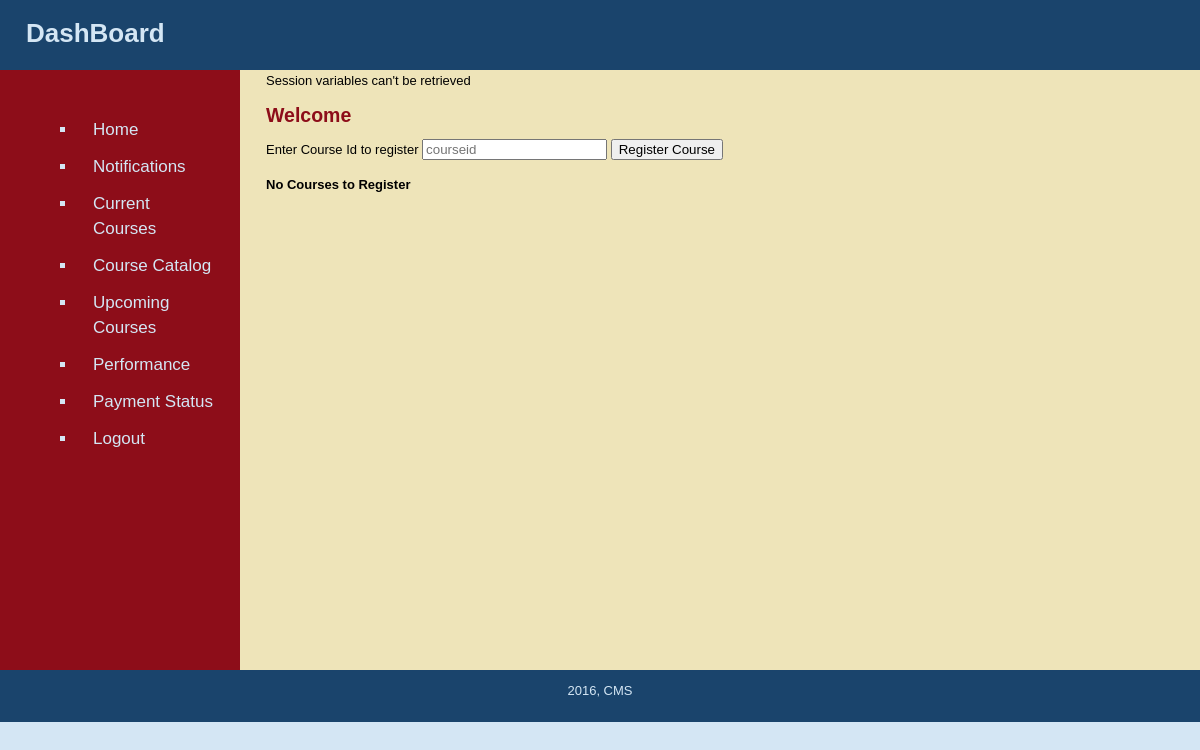
The page /student_dashboard.php?course_catalog on the database as committed earlier.
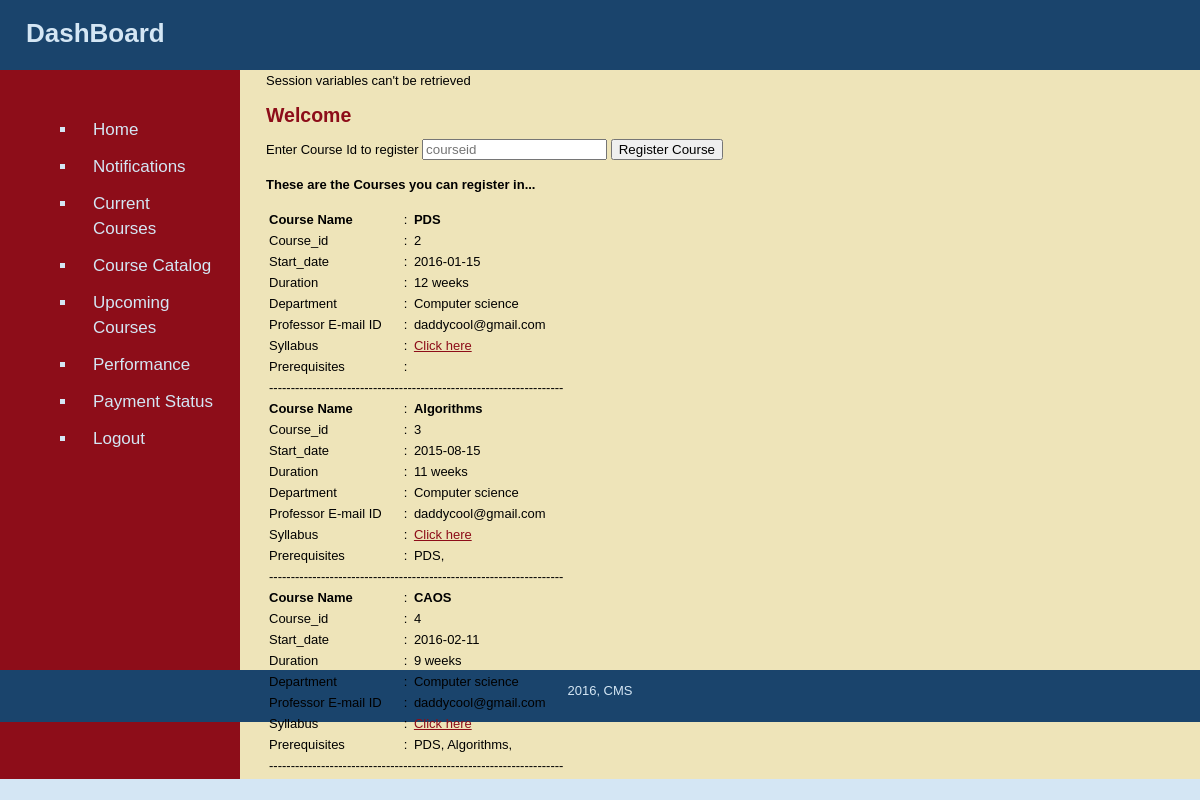
The same page on the database as committed later.
### tables this page shows
CREATE TABLE IF NOT EXISTS `course` (
`Course_id` int(11) NOT NULL,
  `Course_name` varchar(255) DEFAULT NULL,
  `Start_date` date DEFAULT NULL,
  `Duration` varchar(30) DEFAULT NULL,
  `Department` varchar(255) DEFAULT NULL,
  `End_date` date NOT NULL,
  `File` varchar(255) NOT NULL
);

CREATE TABLE IF NOT EXISTS `professor` (
`Professor_id` int(11) NOT NULL,
  `Firstname` varchar(255) DEFAULT NULL,
  `Lastname` varchar(255) DEFAULT NULL,
  `email_id` varchar(255) DEFAULT NULL,
  `username` varchar(20) DEFAULT NULL,
  `password` varchar(20) DEFAULT NULL,
  `DOB` date DEFAULT NULL,
  `Institute` varchar(255) DEFAULT NULL
);

### student_dashboard.php (the view, shortened to what this page needs)
<?php require_once("includes/connection.php"); ?>
<?php include("includes/student_dashboard_up.php"); ?>
		<td id="page">
			<?php
				if(isset($_SESSION['User_id']))
				{
					$user_id = mysql_escape_string($_SESSION["User_id"]);
					$user_type = mysql_escape_string($_SESSION["User_type"]);
				}
				else
				{
					echo "Session variables can't be retrieved";
				}
				$sql = "SELECT * FROM student where Student_id = '$user_id' ";
				$result = mysql_query($sql,$conn);
				$row = mysql_fetch_array($result, MYSQL_ASSOC);
				echo "<h2> Welcome ".$row['Firstname']."</h2>";
			?>
			<?php
				if(isset($_GET['notify']))
				{
					$student_id = mysql_escape_string($_SESSION['User_id']);
					$sql = "SELECT * FROM course WHERE Course_id IN (SELECT Course_id FROM enrolled_in WHERE Student_id='$student_id') ";
					$retval = mysql_query( $sql, $conn );
					if(! $retval )
					{
						die('Could not get data: ' . mysql_error());
					}
					while($row = mysql_fetch_array($retval, MYSQL_ASSOC))
					{
						echo "<b> Course_id : {$row['Course_id']} ".
						"Course Name :{$row['Course_name']} ".
						"Department : {$row['Department']}  </b> <br>";
						$nestedsql = "SELECT Message,Date FROM notification WHERE Course_id = {$row['Course_id']} ORDER BY Date";
						$nestedretval = mysql_query( $nestedsql, $conn );
						if(! $nestedretval )
						{
							die('Could not get data: ' . mysql_error());
						}
						while($nestedrow = mysql_fetch_array($nestedretval, MYSQL_ASSOC))
						{
							echo "</br> ";
							echo "{$nestedrow['Date']}" . "...............". "<i> {$nestedrow['Message']} </i> <br>";
						}
						echo "</br> <br>";
					}
				}
				elseif(isset($_GET['current_courses']))
				{
					$student_id = mysql_escape_string($_SESSION['User_id']);
					$sql = "SELECT * FROM course WHERE Course_id IN (SELECT Course_id FROM enrolled_in WHERE Student_id='$student_id') ";
			        $retval = mysql_query( $sql, $conn );
			       	$num_count = mysql_num_rows($retval);
			        if($num_count<1)
			        {
			        	echo "<h4>No Courses to Register</h4>";
			        }
				    else
			        {
			        	echo "<h4> You are presently enrolled in the following courses....</h4>";
			        }
			        ?>
			        <table >
			        <?php
			        while($row = mysql_fetch_array($retval, MYSQL_ASSOC))
			        {
			            echo "<tr><td><strong> Course Name </strong></td><td align='center'>:</td> <td> <strong>{$row['Course_name']} </strong></td></tr>".
			            "<tr><td>Course_id </td><td align='center'>:</td> <td>{$row['Course_id']} </td></tr>".
			            "<tr><td>Start_date </td><td align='center'>:</td> <td>{$row['Start_date']} </td></tr>".
			            "<tr><td>Duration </td><td align='center'>:</td> <td>{$row['Duration']} </td></tr>".
			            "<tr><td>Department </td><td align='center'>:</td> <td>{$row['Department']} </td></tr>";
			            ?>
			            <tr>
			            <td width="100" >
			            <?php
			            echo "<a href='view_syllabus.php?"."courseid=".$row['Course_id']."'"."> Syllabus </a></br>";
			            ?>
			            </td>
			            <td width="120">
			            <?php
			            echo "<a href='view_lecture.php?"."courseid=".$row['Course_id']."'"."> Lectures </a>";
			            ?>
			            </td>
			            <td width="120">
			            <?php
			            echo "<a href='view_assignment.php?"."courseid=".$row['Course_id']."'"."> Assignments </a>";
			            ?>
			            </td>
			            <td width="150">
			            <?php
			            $c_id = $row['Course_id'];
			            $newsql = "SELECT email_id FROM professor WHERE Professor_id IN (SELECT Professor_id FROM teaches WHERE Course_id='$c_id')";
			            $newret = mysql_query( $newsql, $conn );
			            $row1 = mysql_fetch_array($newret, MYSQL_ASSOC);
			            $prof_mail = $row1['email_id'];
			            echo "<a href='mailto:".$prof_mail."'"."> Contact Faculty </a>";
			            ?>
			            </td>
			            </tr>
			            <?php
			            echo "<tr><td colspan='4'>----------------------------------------------------------------------------------------------------</td></tr>";
			        }
			        ?>
			        </table>
			        <?php
				}
				elseif (isset($_GET['course_catalog']))
				{
					?>
					<form action="" method="post">
				        <div class="form-group">
				        <label for="examplecourse">Enter Course Id to register</label>
				        <input type="number" name="courseid" class="form-control" id="examplecourse" placeholder="courseid" required>
						<button type="submit" class="btn btn-info" name="register">Register Course</button>
						</div>
					</form>
					<?php
						$student_id = mysql_escape_string($_SESSION['User_id']);
				        $sql = "SELECT * FROM course WHERE Course_id NOT IN (SELECT Course_id FROM enrolled_in WHERE Student_id='$student_id') and Start_date<CURDATE() ";
				        $retval = mysql_query( $sql, $conn );
				        $num_count = mysql_num_rows($retval);
				        if($num_count<1)
				        {
				        	echo "<h4>No Courses to Register</h4>";
				        }
				        else
				        {
				        	echo "<h4>These are the Courses you can register in...</h4>";
				        }
					?>
			        <table >
			        <?php
				        while($row = mysql_fetch_array($retval, MYSQL_ASSOC))
				        {
					        $c_id = $row['Course_id'];
				            $newsql = "SELECT email_id FROM professor WHERE Professor_id IN (SELECT Professor_id FROM teaches WHERE Course_id='$c_id')";
				            $newret = mysql_query( $newsql, $conn );
				            $row1 = mysql_fetch_array($newret, MYSQL_ASSOC);
				            $query1 = "SELECT * FROM course WHERE Course_id IN (SELECT pre_id FROM prerequisite WHERE c_id = '$c_id') ";
				            $result1 = mysql_query( $query1, $conn );
				            $prof_mail = $row1['email_id'];
					        echo "<tr><td><strong> Course Name </strong></td><td align='center'>:</td> <td> <strong>{$row['Course_name']} </strong></td></tr>".
					        "<tr><td>Course_id </td><td align='center'>:</td> <td>{$row['Course_id']} </td></tr>".
			            	"<tr><td>Start_date </td><td align='center'>:</td> <td>{$row['Start_date']} </td></tr>".
					        "<tr><td>Duration </td><td align='center'>:</td> <td>{$row['Duration']} </td></tr>".
			            	"<tr><td>Department </td><td align='center'>:</td> <td>{$row['Department']} </td></tr>".
					        "<tr><td>Professor E-mail ID </td><td align='center'>:</td> <td> {$prof_mail} </td></tr> ";
					        echo "<tr><td>Syllabus</td><td align='center'>:</td><td><a href='view_syllabus.php?courseid=".$row['Course_id']."'"."> Click here </a></td></tr>";
					        echo "<tr><td>Prerequisites </td><td align='center'>:</td>";
					        echo "<td>";
					        while($my_row1 = mysql_fetch_array($result1, MYSQL_ASSOC))
					        {
					        	echo $my_row1['Course_name'].", ";
					        }
					        echo "</td></tr>";
					        echo "<tr><td colspan='3'>--------------------------------------------------------------------</td></tr>";
				        }
					?>
				    </table>
					<?php
				}
				elseif (isset($_GET['upcoming_courses']))
				{
					$student_id = mysql_escape_string($_SESSION['User_id']);
			        $sql = "SELECT * FROM course WHERE Start_date>CURDATE() ";
			        mysql_select_db('coursemng');
			        $retval = mysql_query( $sql, $conn );
			        $num_count = mysql_num_rows($retval);
			        if($num_count<1)
			        {
			        	echo "<h4>No Upcoming Courses</h4>";
			        }
			        else
			        {
			        	echo "<h4>These are the Upcoming Courses...</h4>";
			        }
			        $max_courseid= -999;
			        ?>
			        <table >
			        <?php
				        while($row = mysql_fetch_array($retval, MYSQL_ASSOC))
				        {
					        $c_id = $row['Course_id'];
				            $newsql = "SELECT email_id FROM professor WHERE Professor_id IN (SELECT Professor_id FROM teaches WHERE Course_id='$c_id')";
				            $newret = mysql_query( $newsql, $conn );
				            $row1 = mysql_fetch_array($newret, MYSQL_ASSOC);
				            $query1 = "SELECT * FROM course WHERE Course_id IN (SELECT pre_id FROM prerequisite WHERE c_id = '$c_id') ";
							$result1 = mysql_query( $query1, $conn );
				            $prof_mail = $row1['email_id'];
					        echo "<tr><td><strong> Course Name </strong></td><td align='center'>:</td> <td> <strong>{$row['Course_name']} </strong></td></tr>".
					        "<tr><td>Course_id </td><td align='center'>:</td> <td>{$row['Course_id']} </td></tr>".
			            	"<tr><td>Start_date </td><td align='center'>:</td> <td>{$row['Start_date']} </td></tr>".
					        "<tr><td>Duration </td><td align='center'>:</td> <td>{$row['Duration']} </td></tr>".
			            	"<tr><td>Department </td><td align='center'>:</td> <td>{$row['Department']} </td></tr>".
					        "<tr><td>Professor E-mail ID </td><td align='center'>:</td> <td> {$prof_mail} </td></tr> ";
					        echo "<tr><td>Syllabus</td><td align='center'>:</td><td><a href='view_syllabus.php?courseid=".$row['Course_id']."'"."> Click here </a></td></tr>";
					        echo "<tr><td>Prerequisites </td><td align='center'>:</td>";
					        echo "<td>";
					        if($result1 === FALSE)
					        {
							    die(mysql_error());
							}
					        while($my_row1 = mysql_fetch_array($result1, MYSQL_ASSOC))
					        {
					        	echo $my_row1['Course_name'].", ";
					        }
					        echo "</td></tr>";
					        echo "<tr><td colspan='3'>--------------------------------------------------------------------</td></tr>";
					        if($max_courseid < $row['Course_id'])
					        {
					     		$max_courseid = $row['Course_id'];
					        }
				        }
					?>
				    </table>
					<?php
				}
				elseif(isset($_GET['payment_status']))
				{
					$student_id = mysql_escape_string($_SESSION['User_id']);
					$sql = "SELECT * FROM course WHERE Course_id IN (SELECT Course_id FROM enrolled_in WHERE Student_id='$student_id') ";
					$retval = mysql_query( $sql, $conn );
					if(! $retval )
					{
						die('Could not get data: ' . mysql_error());
					}
					?>
					<table >
					<?php
					while($row = mysql_fetch_array($retval, MYSQL_ASSOC))
					{
						echo "<tr><td><strong> Course Name </strong></td><td align='center'>:</td> <td> <strong>{$row['Course_name']} </strong></td></tr> ".
						"<tr><td>Course_id </td><td align='center'>:</td> <td>  {$row['Course_id']} </td></tr> ";
						$c_id = $row['Course_id'];
						$paymentsql = "SELECT Payment_status FROM enrolled_in WHERE Student_id= '$student_id' AND Course_id='$c_id'";
						$paymentret = mysql_query( $paymentsql, $conn );
						$paymentrow = mysql_fetch_array($paymentret, MYSQL_ASSOC);
						if($paymentrow['Payment_status'] == 'Yes')
							echo "<tr><td>Payment Status </td><td align='center'>:</td> <td> Yes </td></tr>";
						else
							echo "<tr><td>Payment Status </td><td align='center'>:</td> <td> No </td></tr>";
						$newsql = "SELECT email_id FROM professor WHERE Professor_id IN (SELECT Professor_id FROM teaches WHERE Course_id='$c_id')";
						$newret = mysql_query( $newsql, $conn );
						$row1 = mysql_fetch_array($newret, MYSQL_ASSOC);
						$prof_mail = $row1['email_id'];
						echo "<tr><td>E-mail</td><td align='center'>:</td> <td><a href='mailto:".$prof_mail."'"."> Contact Faculty </a></td></tr>";
						echo "<tr><td colspan='3'>--------------------------------------------------------------------</td></tr>";
					}
					?>
					</table>
					<?php
				}
				elseif(isset($_GET['perform']))
				{
					echo "perform pressed";
				}
			?>
		</td>
<?php include("includes/student_dashboard_down.php"); ?>

### includes/header.php (shortened to what this page needs)
<html>
	<head>
		<link href="stylesheets/public.css" media="all" rel="stylesheet" type="text/css" />
	</head>
	<body>
		<div id="header">
			<h1>DashBoard</h1>
		</div>
		<div id="main">

### includes/student_dashboard_up.php
<?php include("includes/header.php"); ?>
<table id="structure">
	<tr>
		<td id="navigation">
			<ul>
			  <li><a class="active" href="student_dashboard.php">Home</a></li>
			  <li><a href="student_dashboard.php?notify">Notifications</a></li>
			  <li><a href="student_dashboard.php?current_courses">Current Courses</a></li>
			  <li><a href="student_dashboard.php?course_catalog">Course Catalog</a></li>
			  <li><a href="student_dashboard.php?upcoming_courses">Upcoming Courses</a></li>
			  <li><a href="student_dashboard.php?perform">Performance</a></li>
			  <li><a href="student_dashboard.php?payment_status">Payment Status</a></li>
			  <li><a href="logout.php">Logout</a></li>
			</ul>
		</td>

### includes/student_dashboard_down.php
	</tr>
</table>
<?php include("includes/footer.php"); ?>

### includes/footer.php
		</div>
		<div id="footer">2016, CMS</div>
	</body>
</html>

### stylesheets/public.css (style rules this page uses)
html { height: 100%; width: 100%; }
body { width: 100%; height: 100%; margin: 0px; padding: 0px; border: 0px; font-family: Verdana, Arial, Helvetica, sans-serif; background: #D4E6F4; font-size: 13px; line-height: 15px; }
table, tr, td { border-collapse: collapse; vertical-align: top; font-size: 13px; line-height: 15px; }
th,td { padding: 3px; }
a { color: #8D0D19; }
#header { height: 70px; margin: 0px; padding: 0px; text-align: left; background: #1A446C; color: #D4E6F4; }
#header h1 { padding: 1em; margin: 0px; }
#main { margin: 0px; padding: 0px; height: 600px; width: 100%; background: #EEE4B9; }
#structure { height: 600px; width: 100%; }
#footer { height: 2em; margin: 0px; padding: 1em; text-align: center; background: #1A446C; color: #D4E6F4; }
#navigation { width: 20%; padding: 1em 2em; color: #D4E6F4; background: #8D0D19; }
#navigation a { color: #D4E6F4; text-decoration: none; }
ul { padding-left: 3em; list-style: square; font-size: 17px;line-height: 25px;padding-top: 30px; }
li a { display: block; padding: 4px 0 8px 16px; text-decoration: none; }
#page { padding-left: 2em; vertical-align: top; background: #EEE4B9; }
#page h2 { color: #8D0D19; margin-top: 1em; }

Rows that differ between the two databases and show on the page:
added course: Course_name "PDS", Course_id "2", Start_date "2016-01-15", Duration "12 weeks", Department "Computer science", professor.email_id "daddycool@gmail.com"
added course: Course_name "Algorithms", Course_id "3", Start_date "2015-08-15", Duration "11 weeks", Department "Computer science", professor.email_id "daddycool@gmail.com"
added course: Course_name "CAOS", Course_id "4", Start_date "2016-02-11", Duration "9 weeks", Department "Computer science", professor.email_id "daddycool@gmail.com", shown under "These are the Courses you can register in..."
Other text that changed with them:
text no longer shown: "No Courses to Register"
text now shown: "These are the Courses you can register in..."
